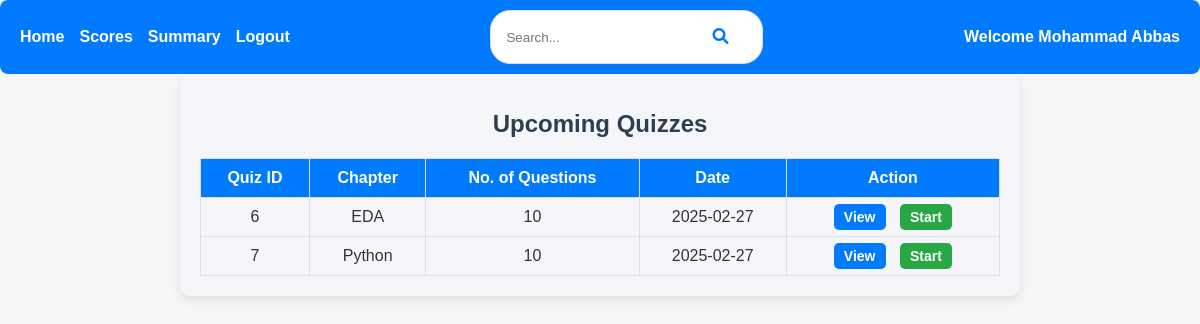
Page /user/dashboard (signed in) on the earlier database version.
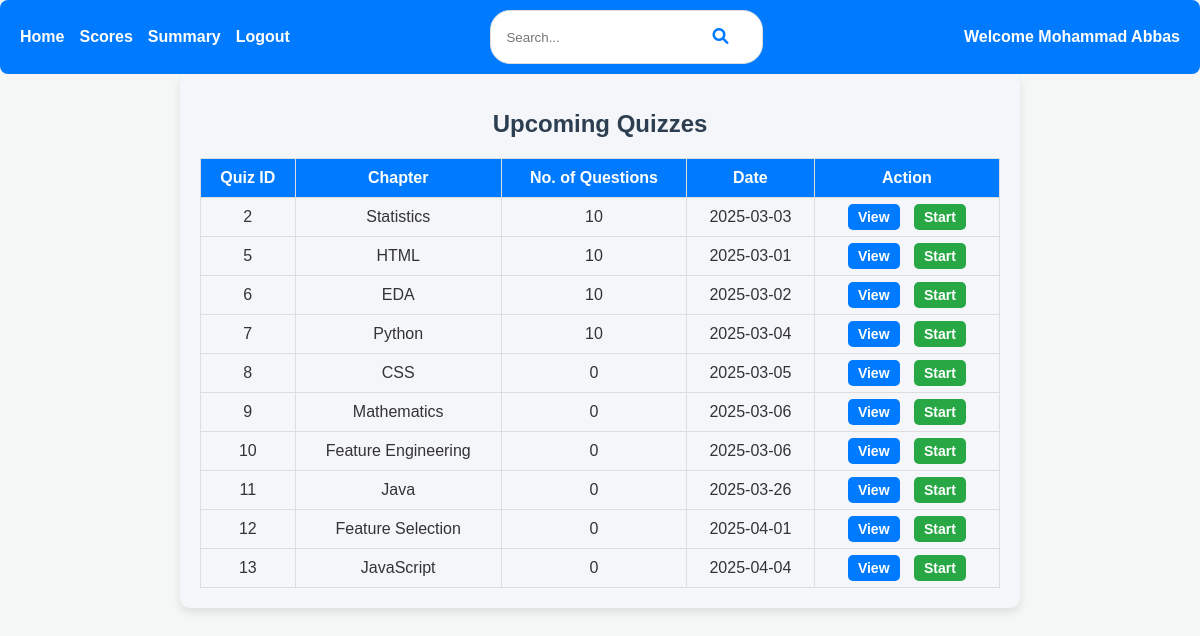
Same page on the later database version.
### backend/models.py (models this page shows)
class Quiz(db.Model):
    __tablename__ = 'quiz'
    id = db.Column(db.Integer, primary_key=True)
    chapter_id = db.Column(db.Integer, db.ForeignKey('chapter.id', ondelete="CASCADE"), nullable=False)
    date_of_quiz = db.Column(db.Date, nullable=False)
    duration_seconds = db.Column(db.Integer, nullable=False)
    remarks = db.Column(db.Text)
    questions = db.relationship('Question', backref='quiz', lazy='subquery', cascade='all, delete-orphan')
    scores = db.relationship('Score', backref='quiz', lazy='dynamic', cascade='all, delete-orphan')

class Chapter(db.Model):
    __tablename__ = 'chapter'
    id = db.Column(db.Integer, primary_key=True)
    name = db.Column(db.String(100), nullable=False)
    description = db.Column(db.Text)
    subject_id = db.Column(db.Integer, db.ForeignKey('subject.id', ondelete="CASCADE"), nullable=False)
    quizzes = db.relationship('Quiz', backref='chapter', lazy='subquery', cascade='all, delete-orphan')

### backend/controllers.py (the view)
@app.route('/user/dashboard')
def user_dashboard():
    user_email = session.get('user_email')  # Assuming email is stored in the session
    user = User_Info.query.filter_by(email=user_email).first() if user_email else None
    if not user:
        return redirect('/login')  # Redirect to login if no user found
    from datetime import datetime
    quizzes = Quiz.query.filter(Quiz.date_of_quiz >= datetime.now()).all()
    return render_template('user/user_dashboard.html', user=user, quizzes=quizzes)

### templates/user/user_dashboard.html (shortened to what this page needs)
{% extends "user/user_base.html" %}
{% block content %}
<div class="dashboard">
    <h1>Upcoming Quizzes</h1>
    <table>
        <thead>
            <tr>
                <th>Quiz ID</th>
                <th>Chapter</th>
                <th>No. of Questions</th>
                <th>Date</th>
                <th>Action</th>
            </tr>
        </thead>
        <tbody>
            {% for quiz in quizzes %}
            <tr>
                <td>{{ quiz.id }}</td>
                <td>{{ quiz.chapter.name if quiz.chapter else 'N/A' }}</td>
                <td>{{ quiz.questions|length }}</td>
                <td>{{ quiz.date_of_quiz.strftime('%Y-%m-%d') if quiz.date_of_quiz else 'N/A' }}</td>
                <td>
                    <a href="{{ url_for('user_view_quiz', quiz_id=quiz.id) }}" class="btn view">View</a>
                    <a href="{{ url_for('user_start_quiz', quiz_id=quiz.id) }}" class="btn start">Start</a>
                </td>
            </tr>
            {% endfor %}
        </tbody>
    </table>
</div>
{% endblock %}

Differences in the rows shown:
now on this page (row edited): Quiz: id "2", chapter "Statistics", questions|length "10", date_of_quiz "2025-03-03"
now on this page (row edited): Quiz: id "5", chapter "HTML", questions|length "10", date_of_quiz "2025-03-01"
changed Quiz "EDA": date_of_quiz "2025-02-27" → "2025-03-02"
changed Quiz "Python": date_of_quiz "2025-02-27" → "2025-03-04"
added Quiz: id "8", chapter "CSS", questions|length "0", date_of_quiz "2025-03-05"
added Quiz: id "9", chapter "Mathematics", questions|length "0", date_of_quiz "2025-03-06"
added Quiz: id "10", chapter "Feature Engineering", questions|length "0", date_of_quiz "2025-03-06"
added Quiz: id "11", chapter "Java", questions|length "0", date_of_quiz "2025-03-26"
added Quiz: id "12", chapter "Feature Selection", questions|length "0", date_of_quiz "2025-04-01"
added Quiz: id "13", chapter "JavaScript", questions|length "0", date_of_quiz "2025-04-04"
